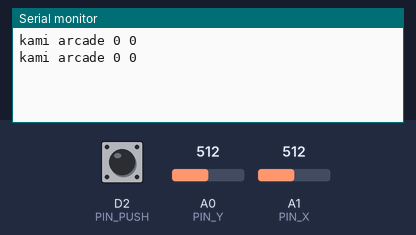
A sketch run on a simulated Arduino Uno R4 WiFi. On the bench: the last lines printed to the serial monitor. The test bench sets the inputs (shaded band); at power-on: D2 (PIN_PUSH) HIGH, A0 (PIN_Y) = 512, A1 (PIN_X) = 512 (analog values on the 0–1023 scale).

Above: at 1.2 s.
1.3 s: D2 (PIN_PUSH) pulled LOW for 0.15 s
At 1.43 s:
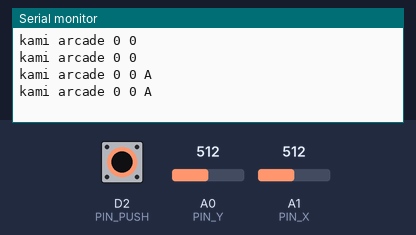
2.9 s: A0 (PIN_Y) set to 716
At 3.01 s:
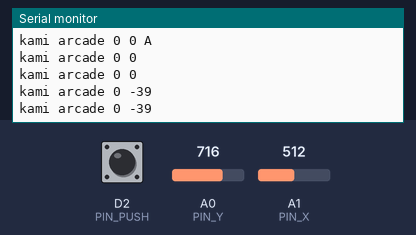
4.4 s: A1 (PIN_X) set to 716
At 4.51 s:
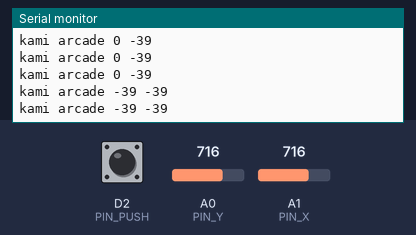
5.9 s: D2 (PIN_PUSH) pulled LOW for 1 s
At 6.03 s:
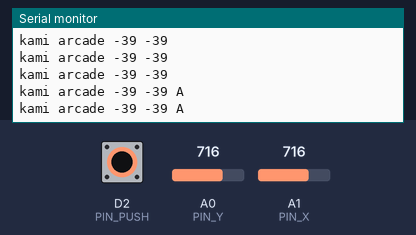
8.4 s: A0 (PIN_Y) set to 900
At 8.51 s:
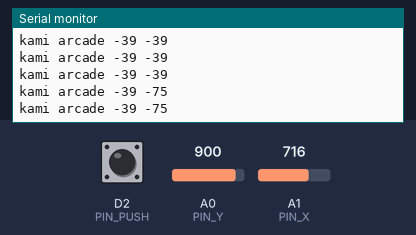
9.9 s: A1 (PIN_X) set to 900
At 10.01 s:
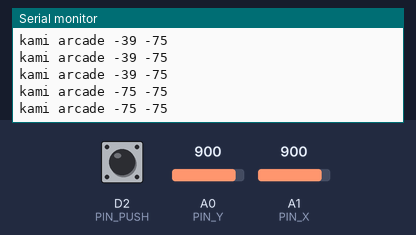
Timing chart, 0 to 12.4 s (numbered marks = the images above; inputs shaded):
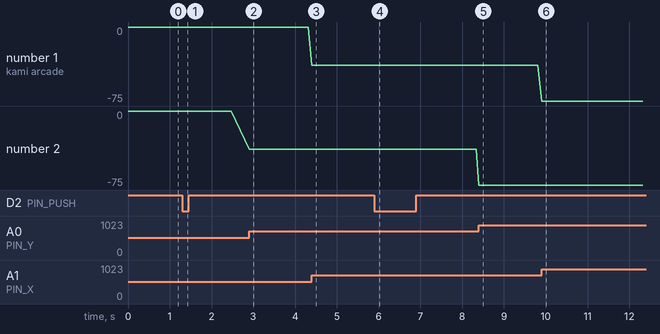

The sketch:

joystick.ino
```cpp
// Kami analog joystick — Arduino UNO R4, USB serial to the Kami server
// Wiring + protocol: docs/controllers.md
// Build profile: sketch.yaml; native checks: scripts/checkHardware.sh; upload: docs/controllers.md

#include <DebouncedButton.h>
#include "stick.h"

// The module is mounted a quarter turn round: its VRy (A1) runs left–right, its VRx (A0) up–down.
const uint8_t PIN_X = A1, PIN_Y = A0, PIN_PUSH = 2;  // push: LOW = pressed
const int X_SIGN = -1;                               // -1 when pushing right reads lower
const int Y_SIGN = -1;                               // -1 when pushing up reads lower
const char CONTROLLER[] = "arcade";
const uint8_t ADC_BITS = 12;
const int ADC_MAX = (1 << ADC_BITS) - 1;
const uint8_t REST_SAMPLES = 16;

StickAxis xAxis(ADC_MAX, X_SIGN), yAxis(ADC_MAX, Y_SIGN);
DebouncedButton push;
StickReporter reporter;

int settled(uint8_t pin) {
  long sum = 0;
  for (uint8_t i = 0; i < REST_SAMPLES; i++) sum += analogRead(pin);
  return sum / REST_SAMPLES;
}

void setup() {
  Serial.begin(115200);
  pinMode(PIN_PUSH, INPUT_PULLUP);
  analogReadResolution(ADC_BITS);
  xAxis.restAt(settled(PIN_X));
  yAxis.restAt(settled(PIN_Y));
}

void loop() {
  const uint32_t now = millis();
  const StickState state = {xAxis.travel(analogRead(PIN_X)), yAxis.travel(analogRead(PIN_Y)),
                            push.sample(digitalRead(PIN_PUSH) == LOW, now)};
  if (reporter.due(state, now)) {
    char line[STICK_LINE_CAPACITY];
    formatStickLine(line, sizeof(line), CONTROLLER, state);
    Serial.println(line);
  }
  delay(2);
}
```

stick.h
```cpp
#pragma once

#include <stdint.h>
#include <stdio.h>
#include <stdlib.h>

/** One axis of an analog stick: a raw reading becomes -100 … 100 percent of travel around its rest. */
class StickAxis {
 public:
  StickAxis(int fullScale, int sign) : fullScale_(fullScale), sign_(sign), rest_(fullScale / 2) {}

  /** A reading far from the middle means the stick was held while the board started: keep the middle. */
  void restAt(int raw) {
    const int middle = fullScale_ / 2;
    rest_ = abs(raw - middle) <= fullScale_ / 4 ? raw : middle;
  }

  int travel(int raw) const {
    const long offset = static_cast<long>(raw) - rest_;
    const long span = offset < 0 ? rest_ : fullScale_ - rest_;
    if (span <= 0) return 0;
    const long percent = offset * 100 / span;
    return sign_ * static_cast<int>(percent < -100 ? -100 : percent > 100 ? 100 : percent);
  }

 private:
  int fullScale_;
  int sign_;
  int rest_;
};

struct StickState {
  int x;
  int y;
  bool pushed;
};

const int STICK_MOVED = 3;
const uint32_t STICK_HEARTBEAT_MS = 100;
const uint32_t STICK_IDLE_BEAT_MS = 1000;

/** docs/controllers.md: send on a change, every 100 ms while anything is held, once a second at rest. */
class StickReporter {
 public:
  bool due(const StickState& state, uint32_t now) {
    const bool atRest = abs(state.x) < STICK_MOVED && abs(state.y) < STICK_MOVED && !state.pushed;
    const bool changed = abs(state.x - sent_.x) >= STICK_MOVED ||
                         abs(state.y - sent_.y) >= STICK_MOVED ||
                         state.pushed != sent_.pushed;
    const uint32_t beat = atRest ? STICK_IDLE_BEAT_MS : STICK_HEARTBEAT_MS;
    if (reported_ && !changed && now - sentAt_ < beat) return false;
    reported_ = true;
    sent_ = state;
    sentAt_ = now;
    return true;
  }

 private:
  StickState sent_ = {0, 0, false};
  uint32_t sentAt_ = 0;
  bool reported_ = false;
};

const size_t STICK_LINE_CAPACITY = 48;

/** `kami <controller> <x> <y> [A]` — the push is button A, which the server reads as jump. */
inline int formatStickLine(char* line, size_t capacity, const char* controller,
                           const StickState& state) {
  return snprintf(line, capacity, "kami %s %d %d%s", controller, state.x, state.y,
                  state.pushed ? " A" : "");
}
```

Measured:
- after the input at 1.3 s, the serial monitor: prints a new line at once (image 1)
- after the input at 2.9 s, the serial monitor: prints a new line at once (image 2)
- after the input at 4.4 s, the serial monitor: prints a new line at once (image 3)
- after the input at 5.9 s, the serial monitor: prints a new line at once (image 4)
- after the input at 8.4 s, the serial monitor: prints a new line at once (image 5)
- after the input at 9.9 s, the serial monitor: prints a new line at once (image 6)
- plotted number 2: 0 → -39 after the input at 2.9 s, -39 → -75 after the input at 8.4 s
